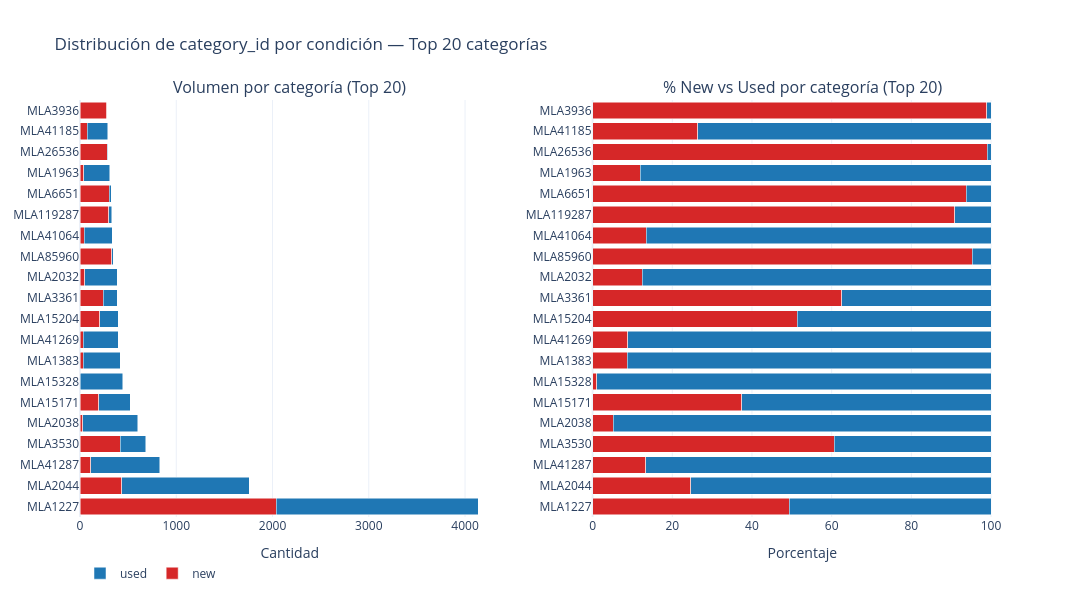

The notebook cell saved with this chart:
### Markdown cell above
## 7. Deep Dive: Top Features (Train vs Test)

Basándonos en las correlaciones, profundizamos en las features más discriminantes.
Comparamos train y test en cada gráfico.

### Code cell
# Top N categorías por condición
N = 20

# Conteo por categoría y condición
cat_counts = df_train.groupby(['category_id', 'condition']).size().unstack(fill_value=0)
cat_counts['total'] = cat_counts.sum(axis=1)
cat_counts['pct_new'] = (cat_counts['new'] / cat_counts['total'] * 100).round(1)
cat_counts['pct_used'] = (cat_counts['used'] / cat_counts['total'] * 100).round(1)

# Top N por volumen total
top_cats = cat_counts.nlargest(N, 'total')

fig = make_subplots(rows=1, cols=2,
                    subplot_titles=['Volumen por categoría (Top 20)',
                                    '% New vs Used por categoría (Top 20)'])

# --- Subplot 1: volumen absoluto ---
fig.add_trace(go.Bar(
    y=top_cats.index, x=top_cats['new'],
    name='new', orientation='h',
    marker_color='#d62728'
), row=1, col=1)

fig.add_trace(go.Bar(
    y=top_cats.index, x=top_cats['used'],
    name='used', orientation='h',
    marker_color='#1f77b4'
), row=1, col=1)

# --- Subplot 2: proporción ---
fig.add_trace(go.Bar(
    y=top_cats.index, x=top_cats['pct_new'],
    name='% new', orientation='h',
    marker_color='#d62728', showlegend=False
), row=1, col=2)

fig.add_trace(go.Bar(
    y=top_cats.index, x=top_cats['pct_used'],
    name='% used', orientation='h',
    marker_color='#1f77b4', showlegend=False
), row=1, col=2)

fig.update_layout(
    barmode='stack',
    template='plotly_white',
    height=600, width=1200,
    title='Distribución de category_id por condición — Top 20 categorías',
    legend=dict(orientation='h', y=-0.1)
)
fig.update_xaxes(title_text='Cantidad', row=1, col=1)
fig.update_xaxes(title_text='Porcentaje', row=1, col=2)

fig.show()

### Figure 1 — Plotly figure (JSON) as saved in the notebook; plotly's stock layout.template omitted (floating-point values rounded to 4 significant figures)
{"data": [{"marker": {"color": "#d62728"}, "name": "new", "orientation": "h", "type": "bar", "x": [2039, 432, 110, 416, 31, 195, 5, 36, 35, 203, 243, 48, 328, 45, 300, 303, 37, 285, 76, 278], "xaxis": "x", "y": ["MLA1227", "MLA2044", "MLA41287", "MLA3530", "MLA2038", "MLA15171", "MLA15328", "MLA1383", "MLA41269", "MLA15204", "MLA3361", "MLA2032", "MLA85960", "MLA41064", "MLA119287", "MLA6651", "MLA1963", "MLA26536", "MLA41185", "MLA3936"], "yaxis": "y"}, {"marker": {"color": "#1f77b4"}, "name": "used", "orientation": "h", "type": "bar", "x": [2100, 1327, 719, 269, 570, 327, 441, 380, 364, 192, 146, 338, 16, 288, 30, 20, 273, 3, 212, 3], "xaxis": "x", "y": ["MLA1227", "MLA2044", "MLA41287", "MLA3530", "MLA2038", "MLA15171", "MLA15328", "MLA1383", "MLA41269", "MLA15204", "MLA3361", "MLA2032", "MLA85960", "MLA41064", "MLA119287", "MLA6651", "MLA1963", "MLA26536", "MLA41185", "MLA3936"], "yaxis": "y"}, {"marker": {"color": "#d62728"}, "name": "% new", "orientation": "h", "showlegend": false, "type": "bar", "x": [49.3, 24.6, 13.3, 60.7, 5.2, 37.4, 1.1, 8.7, 8.8, 51.4, 62.5, 12.4, 95.3, 13.5, 90.9, 93.8, 11.9, 99.0, 26.4, 98.9], "xaxis": "x2", "y": ["MLA1227", "MLA2044", "MLA41287", "MLA3530", "MLA2038", "MLA15171", "MLA15328", "MLA1383", "MLA41269", "MLA15204", "MLA3361", "MLA2032", "MLA85960", "MLA41064", "MLA119287", "MLA6651", "MLA1963", "MLA26536", "MLA41185", "MLA3936"], "yaxis": "y2"}, {"marker": {"color": "#1f77b4"}, "name": "% used", "orientation": "h", "showlegend": false, "type": "bar", "x": [50.7, 75.4, 86.7, 39.3, 94.8, 62.6, 98.9, 91.3, 91.2, 48.6, 37.5, 87.6, 4.7, 86.5, 9.1, 6.2, 88.1, 1.0, 73.6, 1.1], "xaxis": "x2", "y": ["MLA1227", "MLA2044", "MLA41287", "MLA3530", "MLA2038", "MLA15171", "MLA15328", "MLA1383", "MLA41269", "MLA15204", "MLA3361", "MLA2032", "MLA85960", "MLA41064", "MLA119287", "MLA6651", "MLA1963", "MLA26536", "MLA41185", "MLA3936"], "yaxis": "y2"}], "layout": {"annotations": [{"font": {"size": 16}, "showarrow": false, "text": "Volumen por categoría (Top 20)", "x": 0.225, "xanchor": "center", "xref": "paper", "y": 1, "yanchor": "bottom", "yref": "paper"}, {"font": {"size": 16}, "showarrow": false, "text": "% New vs Used por categoría (Top 20)", "x": 0.775, "xanchor": "center", "xref": "paper", "y": 1, "yanchor": "bottom", "yref": "paper"}], "barmode": "stack", "height": 600, "legend": {"orientation": "h", "y": -0.1}, "title": {"text": "Distribución de category_id por condición — Top 20 categorías"}, "width": 1200, "xaxis": {"anchor": "y", "domain": [0, 0.45], "title": {"text": "Cantidad"}}, "xaxis2": {"anchor": "y2", "domain": [0.55, 1], "title": {"text": "Porcentaje"}}, "yaxis": {"anchor": "x", "domain": [0, 1]}, "yaxis2": {"anchor": "x2", "domain": [0, 1]}}}
